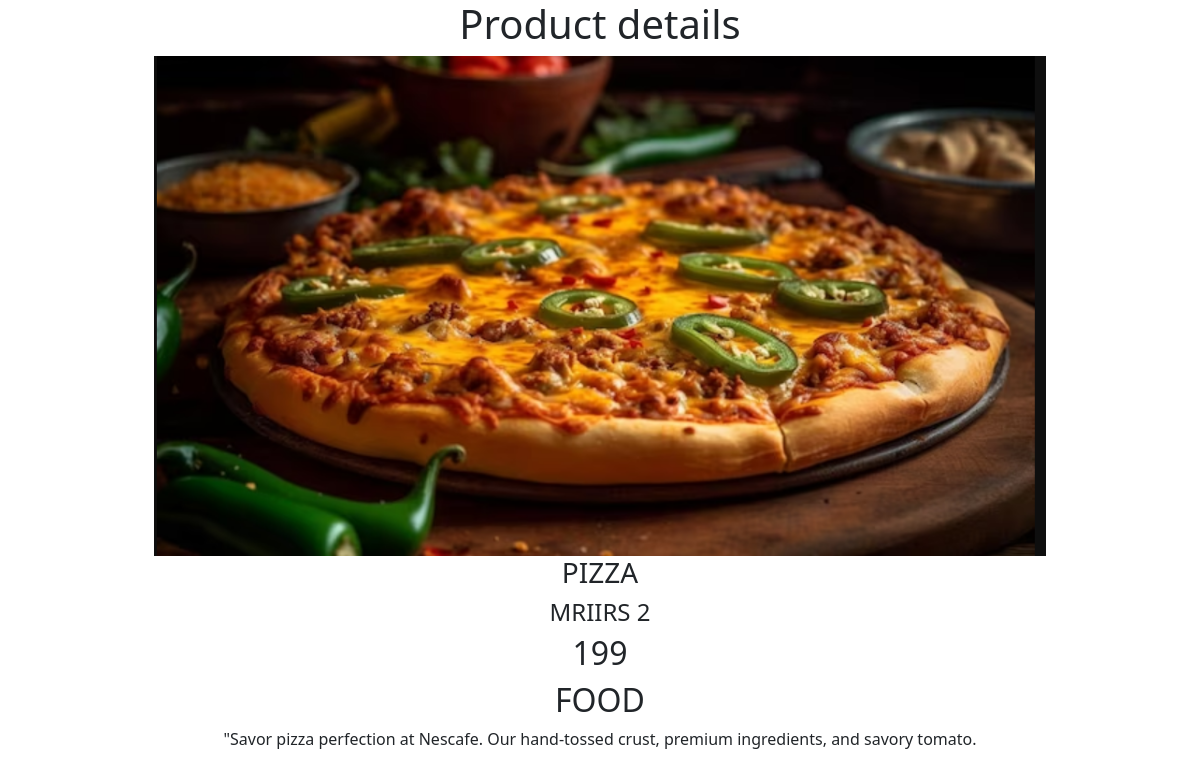
The page /2 (signed in) on the database its author committed.
### test1/models.py (models this page shows, shortened)
class Product(models.Model):
    title = models.CharField(max_length=30)
    description = models.CharField(max_length=300)
    price = models.CharField(max_length=20)
    product_id = models.CharField(max_length=30,unique=True)
    img = models.ImageField(upload_to='images/')
    category = models.CharField(max_length=30)

### test1/views.py (the view)
# urls.py: path('<int:pid>', views.details, name='details'),
@login_required
def details(request,pid):
    myproduct = get_object_or_404(Product,pk=pid)
    return render (request,'test1/details.html',{'z':myproduct})

### test1/templates/test1/details.html (shortened to what this page needs)
<!DOCTYPE html>
<html lang="en">
<head>
    <link href="https://cdn.jsdelivr.net/npm/bootstrap@5.3.1/dist/css/bootstrap.min.css" rel="stylesheet">
</head>
<body>
    <div class="container text-center">
        <h1>Product details</h1>
        <img src="{{ z.img.url }}" style="width: 80%;height: 500px; object-fit: cover;object-position: 25% 75%;">
        <h3>{{ z.title }}</h3>
        <h4>{{ z.product_id }}</h4>
        <h2>{{ z.price }}</h2>
        <h2>{{ z.category }}</h2>
         <p>{{ z.description }}</p>
    </div>
</body>
</html>

### rows shown on the page
Product: img (picture), title "PIZZA", product_id "MRIIRS 2", price "199", category "FOOD", description "\"Savor pizza perfection at Nescafe. Our hand-tossed crust, premium ingredients, and savory tomato."
